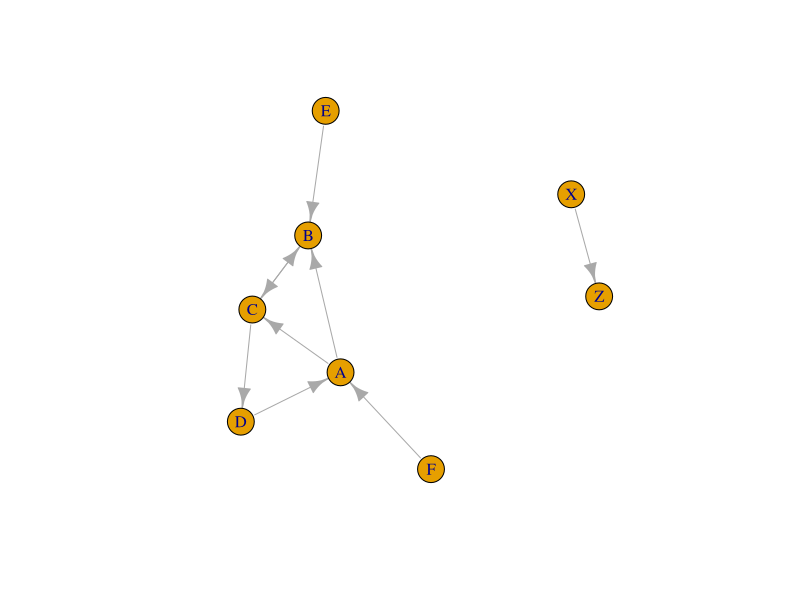
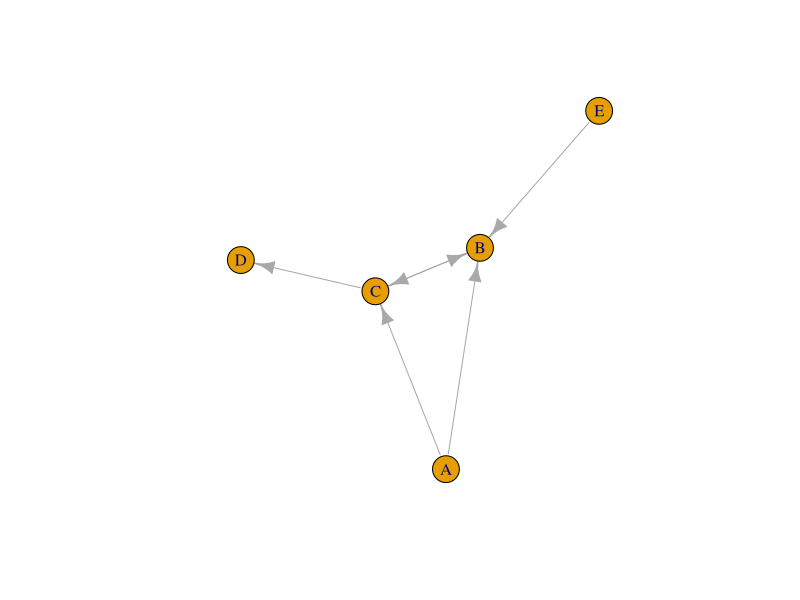
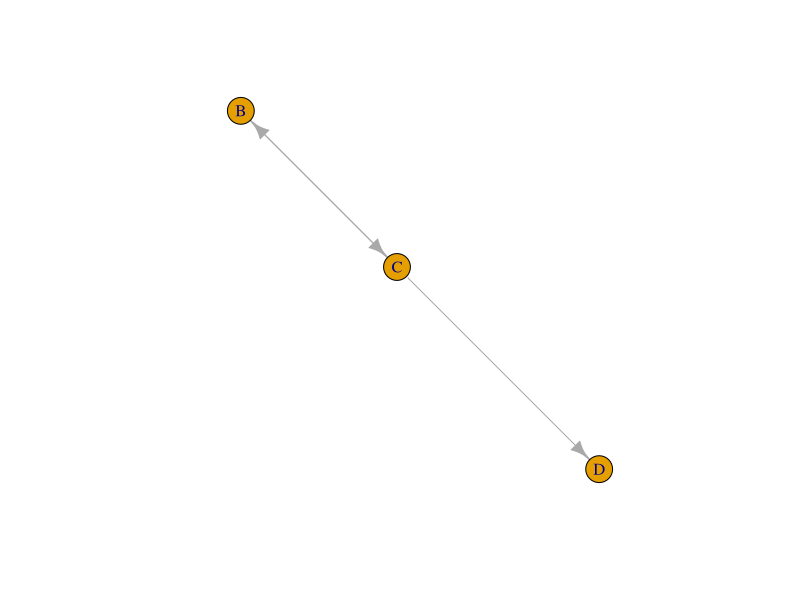
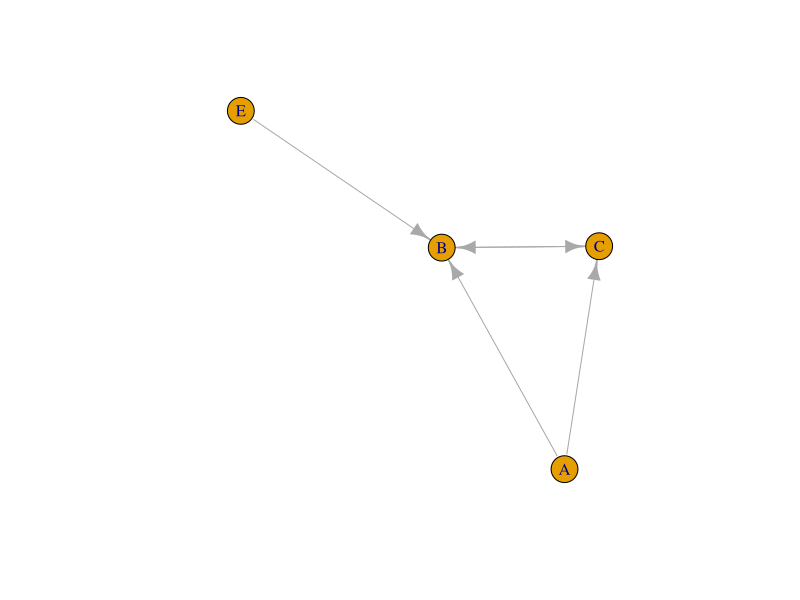
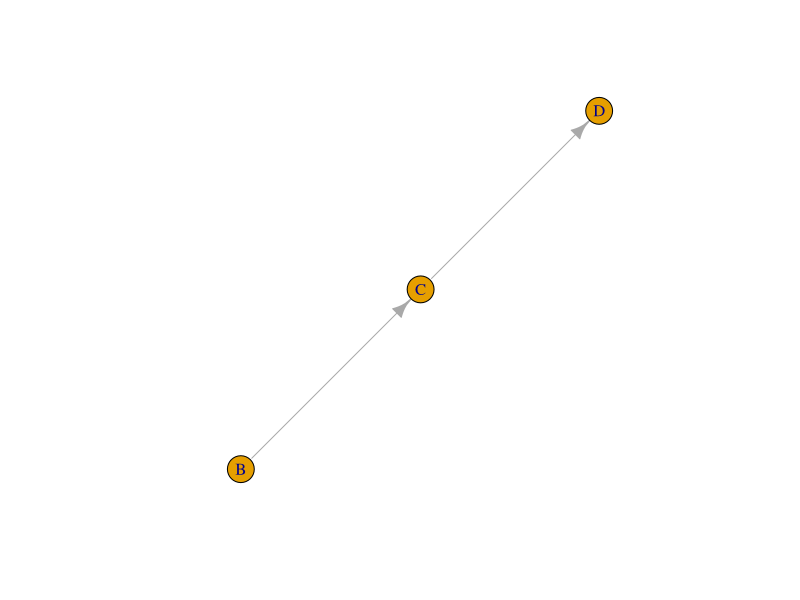
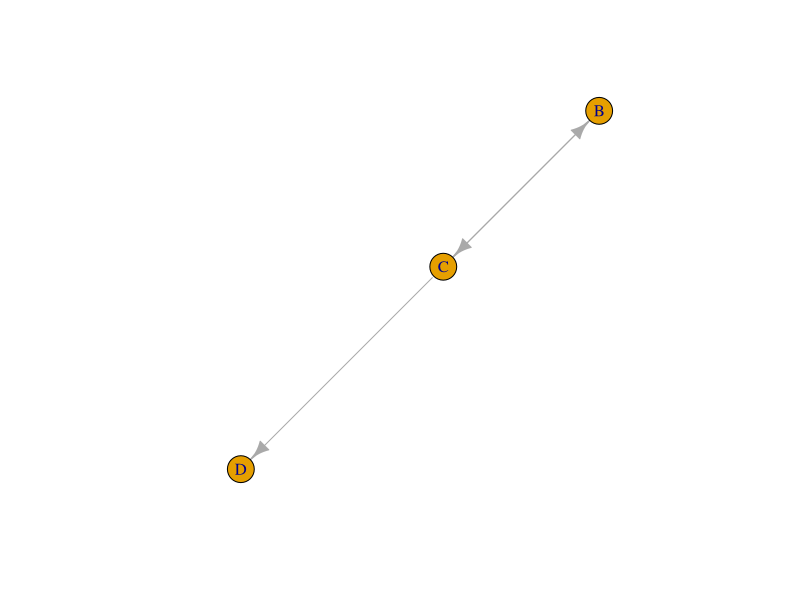
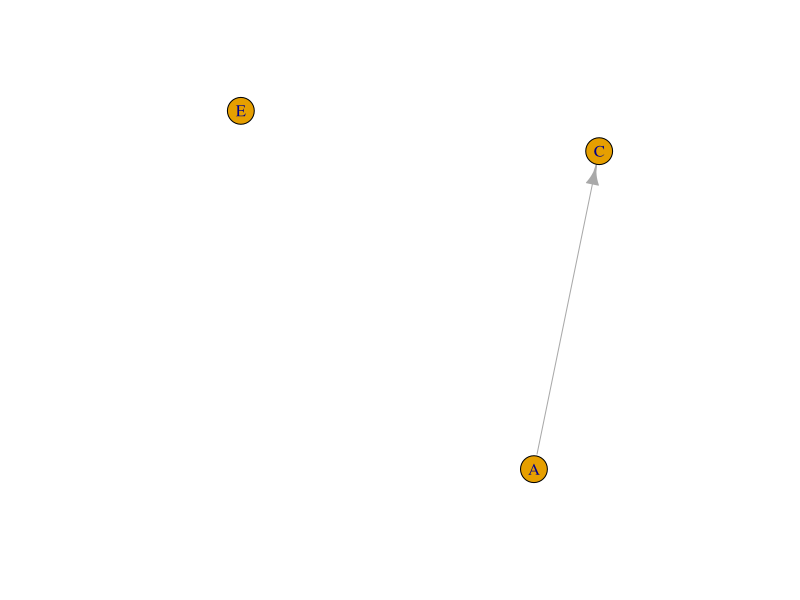
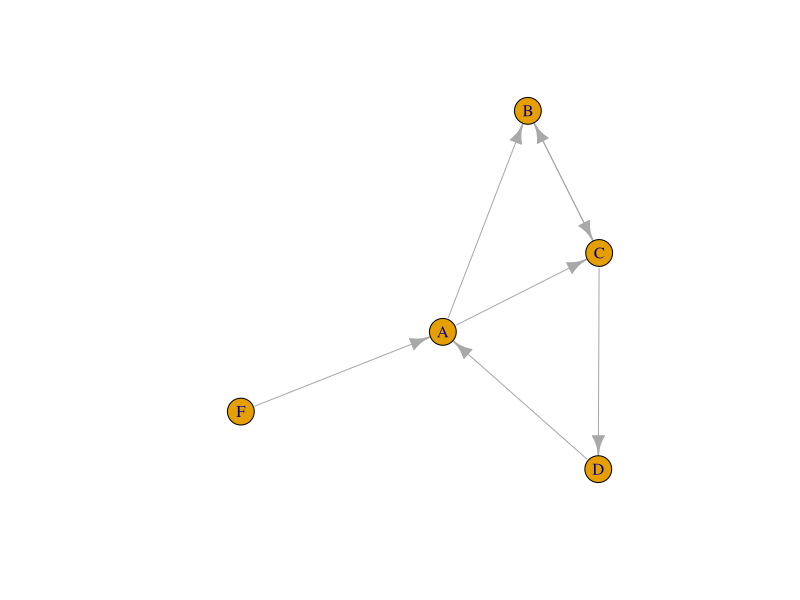

Here is the R script that generated these plots, in order:
library(igraph)

el <- read.table(text="
A B
B C
C B
C D
A C
E B
F A
X Z
D A")

g <- graph_from_data_frame(el)
plot(g)

## add some attributes to edges and vertices
E(g)$type <- c("y","y","n","n","y","y","n","n","y")
V(g)$type <- rep(c("big","small"), 4)

### define a selection of vertices, or paired from/to vertices defining edges
sel <- c("B","C")
self <- c("B","C")
selt <- c("C","D")


##############################
######## SELECT EDGES ########
##############################

## straight selection using vertices that join 1-2 / 2-3 etc
## E.g., get edges A->B and B->C
## Can turn on or off if they're directed
E(g, c("A","B","B","C"), directed=TRUE)
## can specify as a series of vertices 1-2-3, but this
## isn't reliable if there are multiple edges between
## a pair
E(g, path=c("A","B","C"), directed=TRUE)


## select the edges which have one of the listed vertices at either end
sg <- subgraph.edges(g, E(g)[ .inc(sel) ])
sg
plot(sg)

## select the edges which have have a start point in the selection
sg <- subgraph.edges(g, E(g)[ .from(sel) ])
sg
plot(sg)

## select the edges which have have an end point in the selection
sg <- subgraph.edges(g, E(g)[ .to(sel) ])
sg
plot(sg)

## select edges between points, in the specific direction (directed graph)
sg <- subgraph.edges(g, E(g)[ self %->% selt ])
sg
plot(sg)

## select edges between points, regardless of direction
sg <- subgraph.edges(g, E(g)[ self %--% selt ])
sg
plot(sg)


## can also just get the ends/vertices at each end of edges doing something like
ends(g, E(g)[.inc(sel)])
   ## which you can regenerate a graph from
graph_from_edgelist(ends(g, E(g)[.inc(sel)]))


#################################
######## SELECT VERTICES ########
#################################

sel <- c("A","C","E")

## Straight select to only keep the listed vertices 
## Appears to not include 'E' as it is not connected
## but it is there if you plot it.
sg <- induced_subgraph(g, V(g)[sel] )
sg
plot(sg)


## select neighbours of the selection (both in and out neighbours for directed graphs)
sg <- induced_subgraph(g, V(g)[ .nei(sel) ])
sg
plot(sg)
## A has neighbours - B C F D, set is B C D F
## C has neighbours - A B D,   set is A B C D F
## E has neighbours - B,       set is A B C D F 
## so just E will get dropped from the main cluster, along with X and Z

## just 'in' neighbours
sg <- induced_subgraph(g, V(g)[ .innei(sel) ])
sg
plot(sg)

## just 'out' neighbours
sg <-induced_subgraph(g, V(g)[ .outnei(sel) ])
sg
plot(sg)




### more complicated selections - not sure these are useful

## select vertices in edge list, at any point
## i.e. all vertices in all edges that include A/C/E at all
sg <- induced_subgraph(g, V(g)[ .inc(E(g)[ .inc(sel) ]) ])
sg
plot(sg)

## can also specify whether at start or end of the edge
## vertices in edges starting at A/C/E
sg <- induced_subgraph(g, V(g)[ .inc(E(g)[ .from(sel) ]) ])
sg
plot(sg)

## vertices in edges ending at A/C/E
sg <- induced_subgraph(g, V(g)[ .inc(E(g)[ .to(sel) ]) ])
sg
plot(sg)

## all vertices in edges containing A/C/E, where A/C/E has an outward 'from' connection
sg <- induced_subgraph(g, V(g)[ .from(E(g)[ .inc(sel) ]) ])
sg
par(mfrow=c(1,2))
plot(g)
plot(sg)

## all vertices in edges containing A/C/E, where A/C/E has an inward 'to' connection
sg <- induced_subgraph(g, V(g)[ .to(E(g)[ .inc(sel) ]) ])
sg
par(mfrow=c(1,2))
plot(g)
plot(sg)





###############################
### DELETING EDGES/VERTICES ###
###############################


## remove vertices
sg <- g - vertices(sel)
sg <- g - V(g)[sel]
sg <- delete_vertices(g, sel)
sg
plot(sg)


## remove edges using any of the selection methods above
## or manually specify one
sg <- g - E(g)[ .to(sel) ]
sg <- g - E(g)[ self %->% selt ]
sg <- g - edges("B|C", "C|D")
sg <- delete_edges(g, c("B|C", "C|D"))
sg
plot(sg)



#############################
### ADDING EDGES/VERTICES ###
#############################

## Add edges - have to be between vertices
## that already exist, not totally new ones.
## c("A","B","C","D") will make A--B and C--D edges
## Need to add vertices first if want to add a new edge
add_edges(g, c("A", "B"))
g + edges(c("A", "B"))

## add vertices
g + vertices(c("G","H"))
add_vertices(g, 2, attr=list(name=c("G","H")))

## add vertices + join with an edge
g + vertices(c("G","H")) + edges(c("G","H"))
## or even native pipe it
g |> add_vertices(nv=2, attr=list(name=c("G","H"))) |> add_edges(edges=c("G","H"))



##################
### COMPONENTS ###
##################

## get the components (or clusters)
cmp <- components(g)

## add them back to the main object
V(g)[names(cmp$membership)]$group <- cmp$membership

data.frame(vertex = V(g)$name, group = V(g)$group)

## can also decompose to separate graphs for a component
decompose(g)


####################
### PATH FINDING ###
####################

## set of shortest paths from= starting vertex to ALL vertexes 
## (including the same starting vertex, in a path of length one)
shortest_paths(g, from="F")

## find a single shortest path by specifying to=
shortest_paths(g, from="F", to="D")
## mode is 'out' by default, which means the path
## will only follow directions and won't go against an arrow
## e.g., this fails:
shortest_paths(g, from="F", to="E")
## while this succeeds
shortest_paths(g, from="F", to="E", mode="all")
## mode can by "all"/"in"/out"


## or find ALL the shortest paths
all_shortest_paths(g, from="D", to="B")
## if a path travels between the same vertices, but on a different
## edge, you get it twice, e.g.:
all_shortest_paths(g, from="D", to="B", mode="all")


############################
### NEIGHBOURHOODS / EGO ###
############################

## find all neighbours to a vertex
## with a specified order (1 = immediate neighbour, 2 = one removed, etc)
ego(g, order=1, c("A","B"))
## any vertex sequence can be used
ego(g, order=1, V(g)[c("A","B")])
## one more removed
ego(g, order=2, c("A","B"))

## mode is "all" by default, but "in"/"out" can be specified


## can jump straight to returning an ego-based graph object too,
## as opposed to returning just the vertices
make_ego_graph(g, order=1, c("A","B"))


## at a basic level, can also find the 'degree' of vertices,
## referring to how many adjacent vertices there are
degree(g)
degree(g, c("A","B","E"))
degree(g, mode="in")
degree(g, mode="out")


#####################
### BOOLEAN LOGIC ###
#####################

## has different results depending on whether
## vertices or edges or graphs are input
  ## vertices 
eg  <- ego(g, order=1, c("A","B"))
  ## graph
egg <- make_ego_graph(g, order=1, c("A","B"))
  ## edges
ege <- list()
ege[[1]] <- E(g)[1:5]
ege[[2]] <- E(g)[4:9]

## can only do set operations on vertices/edges
## taken from the SAME graph

## set difference

  ## vertices 
## order matters too, just like setdiff
difference(eg[[1]], eg[[2]])
difference(eg[[2]], eg[[1]])

  ## graph
difference(egg[[1]], egg[[2]])
difference(egg[[2]], egg[[1]])

  ## edges
difference(ege[[1]], ege[[2]])
difference(ege[[2]], ege[[1]])

## union
union(eg[[1]], eg[[2]])
union(egg[[1]], egg[[2]])
union(ege[[1]], ege[[2]]) 

## intersection
intersection(eg[[1]], eg[[2]])
intersection(egg[[1]], egg[[2]])
intersection(ege[[1]], ege[[2]]) 


##############################
### export all details out ###
##############################

## all the edge and vertex attributes in one data.frame
## including name to vertex id relationship
as_long_data_frame(g)

## just the from/to names + edge attributes
get.data.frame(g)

## just the ends of each edge
## either as vertex names or vertex ids
ends(g, E(g))
ends(g, E(g), names=FALSE)


################
### plotting ###
################

## for full details see
## ?igraph.plotting
## or
## ?plot.igraph

## vertex.argument and edge.argument set the vertex or edge
## plotting options respectively. E.g.

plot(
  g, 
  vertex.size=5:12*5,
  vertex.color=1:8,
  vertex.frame.color=NA,
  vertex.shape = "square",
  edge.width = 1:9,
  edge.curved = TRUE,
  margin = 0,
  xlab = "xlabel",
  ylab = "ylabel",
  main = "main title"
)




## highlight components with polygon behind them
mcg <- membership(components(g))
plot(g, mark.groups = split(seq_along(mcg), mcg))











